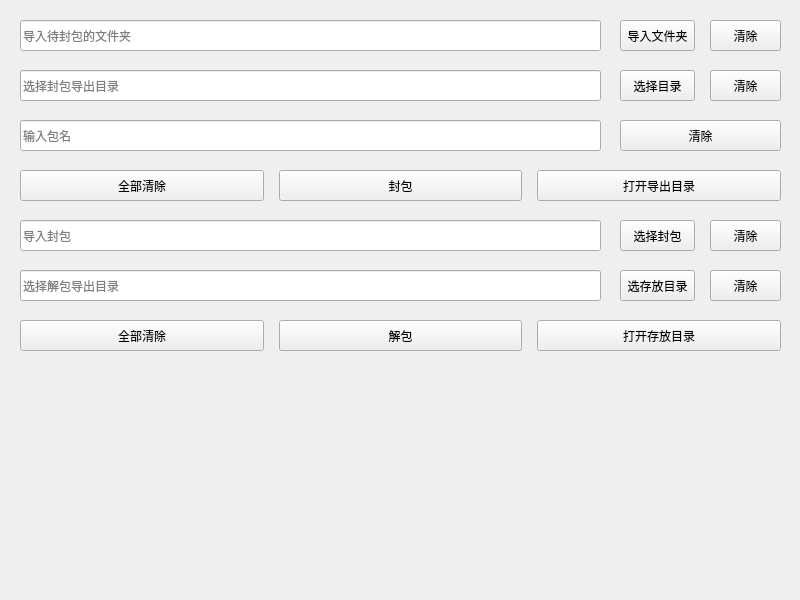
<?xml version="1.0" encoding="UTF-8"?>
<ui version="4.0">
 <class>MainWindow</class>
 <widget class="QMainWindow" name="MainWindow">
  <property name="geometry">
   <rect>
    <x>0</x>
    <y>0</y>
    <width>800</width>
    <height>600</height>
   </rect>
  </property>
  <property name="maximumSize">
   <size>
    <width>800</width>
    <height>600</height>
   </size>
  </property>
  <property name="windowTitle">
   <string>renpy解封包qt版</string>
  </property>
  <widget class="QWidget" name="centralwidget">
   <widget class="QLabel" name="label">
    <property name="geometry">
     <rect>
      <x>0</x>
      <y>0</y>
      <width>800</width>
      <height>601</height>
     </rect>
    </property>
    <property name="maximumSize">
     <size>
      <width>800</width>
      <height>601</height>
     </size>
    </property>
    <property name="styleSheet">
     <string notr="true">/*background-color: #ffffff;</string>
    </property>
    <property name="text">
     <string/>
    </property>
   </widget>
   <widget class="QLineEdit" name="will_pk_dir">
    <property name="geometry">
     <rect>
      <x>20</x>
      <y>20</y>
      <width>581</width>
      <height>31</height>
     </rect>
    </property>
    <property name="text">
     <string/>
    </property>
    <property name="placeholderText">
     <string>导入待封包的文件夹</string>
    </property>
   </widget>
   <widget class="QLineEdit" name="put_rpa_dir">
    <property name="geometry">
     <rect>
      <x>20</x>
      <y>70</y>
      <width>581</width>
      <height>31</height>
     </rect>
    </property>
    <property name="placeholderText">
     <string>选择封包导出目录</string>
    </property>
   </widget>
   <widget class="QPushButton" name="cho_will_dir">
    <property name="geometry">
     <rect>
      <x>620</x>
      <y>20</y>
      <width>75</width>
      <height>31</height>
     </rect>
    </property>
    <property name="text">
     <string>导入文件夹</string>
    </property>
   </widget>
   <widget class="QPushButton" name="cl_will_pk_dir">
    <property name="geometry">
     <rect>
      <x>710</x>
      <y>20</y>
      <width>71</width>
      <height>31</height>
     </rect>
    </property>
    <property name="text">
     <string>清除</string>
    </property>
   </widget>
   <widget class="QPushButton" name="cho_out_rpa_dir">
    <property name="geometry">
     <rect>
      <x>620</x>
      <y>70</y>
      <width>75</width>
      <height>31</height>
     </rect>
    </property>
    <property name="text">
     <string>选择目录</string>
    </property>
   </widget>
   <widget class="QPushButton" name="cl_put_rpa_dir">
    <property name="geometry">
     <rect>
      <x>710</x>
      <y>70</y>
      <width>71</width>
      <height>31</height>
     </rect>
    </property>
    <property name="text">
     <string>清除</string>
    </property>
   </widget>
   <widget class="QPushButton" name="cho_rpa_out_dir">
    <property name="geometry">
     <rect>
      <x>620</x>
      <y>270</y>
      <width>75</width>
      <height>31</height>
     </rect>
    </property>
    <property name="text">
     <string>选存放目录</string>
    </property>
   </widget>
   <widget class="QWidget" name="layoutWidget">
    <property name="geometry">
     <rect>
      <x>20</x>
      <y>320</y>
      <width>761</width>
      <height>31</height>
     </rect>
    </property>
    <layout class="QHBoxLayout" name="horizontalLayout_3">
     <property name="spacing">
      <number>15</number>
     </property>
     <item>
      <widget class="QPushButton" name="cl_ex_rpa">
       <property name="sizePolicy">
        <sizepolicy hsizetype="Minimum" vsizetype="Preferred">
         <horstretch>0</horstretch>
         <verstretch>0</verstretch>
        </sizepolicy>
       </property>
       <property name="text">
        <string>全部清除</string>
       </property>
      </widget>
     </item>
     <item>
      <widget class="QPushButton" name="unpack_me">
       <property name="sizePolicy">
        <sizepolicy hsizetype="Minimum" vsizetype="Preferred">
         <horstretch>0</horstretch>
         <verstretch>0</verstretch>
        </sizepolicy>
       </property>
       <property name="text">
        <string>解包</string>
       </property>
      </widget>
     </item>
     <item>
      <widget class="QPushButton" name="op_unpk_out">
       <property name="sizePolicy">
        <sizepolicy hsizetype="Minimum" vsizetype="Preferred">
         <horstretch>0</horstretch>
         <verstretch>0</verstretch>
        </sizepolicy>
       </property>
       <property name="text">
        <string>打开存放目录</string>
       </property>
      </widget>
     </item>
    </layout>
   </widget>
   <widget class="QLineEdit" name="put_out_dir">
    <property name="geometry">
     <rect>
      <x>20</x>
      <y>270</y>
      <width>581</width>
      <height>31</height>
     </rect>
    </property>
    <property name="placeholderText">
     <string>选择解包导出目录</string>
    </property>
   </widget>
   <widget class="QPushButton" name="cho_will_pk_dir">
    <property name="geometry">
     <rect>
      <x>620</x>
      <y>220</y>
      <width>75</width>
      <height>31</height>
     </rect>
    </property>
    <property name="text">
     <string>选择封包</string>
    </property>
   </widget>
   <widget class="QPushButton" name="cl_put_out_dir">
    <property name="geometry">
     <rect>
      <x>710</x>
      <y>270</y>
      <width>71</width>
      <height>31</height>
     </rect>
    </property>
    <property name="text">
     <string>清除</string>
    </property>
   </widget>
   <widget class="QPushButton" name="cl_will_ex_dir">
    <property name="geometry">
     <rect>
      <x>710</x>
      <y>220</y>
      <width>71</width>
      <height>31</height>
     </rect>
    </property>
    <property name="text">
     <string>清除</string>
    </property>
   </widget>
   <widget class="QLineEdit" name="will_ex_dir">
    <property name="geometry">
     <rect>
      <x>20</x>
      <y>220</y>
      <width>581</width>
      <height>31</height>
     </rect>
    </property>
    <property name="placeholderText">
     <string>导入封包</string>
    </property>
   </widget>
   <widget class="QLineEdit" name="pk_name">
    <property name="geometry">
     <rect>
      <x>20</x>
      <y>120</y>
      <width>581</width>
      <height>31</height>
     </rect>
    </property>
    <property name="text">
     <string/>
    </property>
    <property name="placeholderText">
     <string>输入包名</string>
    </property>
   </widget>
   <widget class="QPushButton" name="cl_pk_name">
    <property name="geometry">
     <rect>
      <x>620</x>
      <y>120</y>
      <width>161</width>
      <height>31</height>
     </rect>
    </property>
    <property name="text">
     <string>清除</string>
    </property>
   </widget>
   <widget class="QWidget" name="layoutWidget">
    <property name="geometry">
     <rect>
      <x>20</x>
      <y>170</y>
      <width>761</width>
      <height>31</height>
     </rect>
    </property>
    <layout class="QHBoxLayout" name="horizontalLayout_2">
     <property name="spacing">
      <number>15</number>
     </property>
     <item>
      <widget class="QPushButton" name="cl_pk_rpa">
       <property name="sizePolicy">
        <sizepolicy hsizetype="Minimum" vsizetype="Preferred">
         <horstretch>0</horstretch>
         <verstretch>0</verstretch>
        </sizepolicy>
       </property>
       <property name="text">
        <string>全部清除</string>
       </property>
      </widget>
     </item>
     <item>
      <widget class="QPushButton" name="pack_me">
       <property name="sizePolicy">
        <sizepolicy hsizetype="Minimum" vsizetype="Preferred">
         <horstretch>0</horstretch>
         <verstretch>0</verstretch>
        </sizepolicy>
       </property>
       <property name="text">
        <string>封包</string>
       </property>
      </widget>
     </item>
     <item>
      <widget class="QPushButton" name="op_rpa_out">
       <property name="sizePolicy">
        <sizepolicy hsizetype="Minimum" vsizetype="Preferred">
         <horstretch>0</horstretch>
         <verstretch>0</verstretch>
        </sizepolicy>
       </property>
       <property name="text">
        <string>打开导出目录</string>
       </property>
      </widget>
     </item>
    </layout>
   </widget>
  </widget>
 </widget>
 <resources/>
 <connections>
  <connection>
   <sender>cl_will_pk_dir</sender>
   <signal>clicked()</signal>
   <receiver>will_pk_dir</receiver>
   <slot>clear()</slot>
   <hints>
    <hint type="sourcelabel">
     <x>742</x>
     <y>37</y>
    </hint>
    <hint type="destinationlabel">
     <x>590</x>
     <y>37</y>
    </hint>
   </hints>
  </connection>
  <connection>
   <sender>cl_put_rpa_dir</sender>
   <signal>clicked()</signal>
   <receiver>put_rpa_dir</receiver>
   <slot>clear()</slot>
   <hints>
    <hint type="sourcelabel">
     <x>731</x>
     <y>76</y>
    </hint>
    <hint type="destinationlabel">
     <x>584</x>
     <y>77</y>
    </hint>
   </hints>
  </connection>
  <connection>
   <sender>cl_will_ex_dir</sender>
   <signal>clicked()</signal>
   <receiver>will_ex_dir</receiver>
   <slot>clear()</slot>
   <hints>
    <hint type="sourcelabel">
     <x>717</x>
     <y>233</y>
    </hint>
    <hint type="destinationlabel">
     <x>585</x>
     <y>237</y>
    </hint>
   </hints>
  </connection>
  <connection>
   <sender>cl_put_out_dir</sender>
   <signal>clicked()</signal>
   <receiver>put_out_dir</receiver>
   <slot>clear()</slot>
   <hints>
    <hint type="sourcelabel">
     <x>737</x>
     <y>288</y>
    </hint>
    <hint type="destinationlabel">
     <x>559</x>
     <y>281</y>
    </hint>
   </hints>
  </connection>
  <connection>
   <sender>cl_pk_rpa</sender>
   <signal>clicked()</signal>
   <receiver>will_pk_dir</receiver>
   <slot>clear()</slot>
   <hints>
    <hint type="sourcelabel">
     <x>200</x>
     <y>182</y>
    </hint>
    <hint type="destinationlabel">
     <x>231</x>
     <y>44</y>
    </hint>
   </hints>
  </connection>
  <connection>
   <sender>cl_pk_rpa</sender>
   <signal>clicked()</signal>
   <receiver>put_rpa_dir</receiver>
   <slot>clear()</slot>
   <hints>
    <hint type="sourcelabel">
     <x>168</x>
     <y>182</y>
    </hint>
    <hint type="destinationlabel">
     <x>146</x>
     <y>85</y>
    </hint>
   </hints>
  </connection>
  <connection>
   <sender>cl_ex_rpa</sender>
   <signal>clicked()</signal>
   <receiver>will_ex_dir</receiver>
   <slot>clear()</slot>
   <hints>
    <hint type="sourcelabel">
     <x>167</x>
     <y>342</y>
    </hint>
    <hint type="destinationlabel">
     <x>202</x>
     <y>246</y>
    </hint>
   </hints>
  </connection>
  <connection>
   <sender>cl_ex_rpa</sender>
   <signal>clicked()</signal>
   <receiver>put_out_dir</receiver>
   <slot>clear()</slot>
   <hints>
    <hint type="sourcelabel">
     <x>62</x>
     <y>332</y>
    </hint>
    <hint type="destinationlabel">
     <x>70</x>
     <y>292</y>
    </hint>
   </hints>
  </connection>
  <connection>
   <sender>cl_pk_name</sender>
   <signal>clicked()</signal>
   <receiver>pk_name</receiver>
   <slot>clear()</slot>
   <hints>
    <hint type="sourcelabel">
     <x>689</x>
     <y>140</y>
    </hint>
    <hint type="destinationlabel">
     <x>574</x>
     <y>136</y>
    </hint>
   </hints>
  </connection>
  <connection>
   <sender>cl_pk_rpa</sender>
   <signal>clicked()</signal>
   <receiver>pk_name</receiver>
   <slot>clear()</slot>
   <hints>
    <hint type="sourcelabel">
     <x>74</x>
     <y>185</y>
    </hint>
    <hint type="destinationlabel">
     <x>94</x>
     <y>143</y>
    </hint>
   </hints>
  </connection>
 </connections>
</ui>
